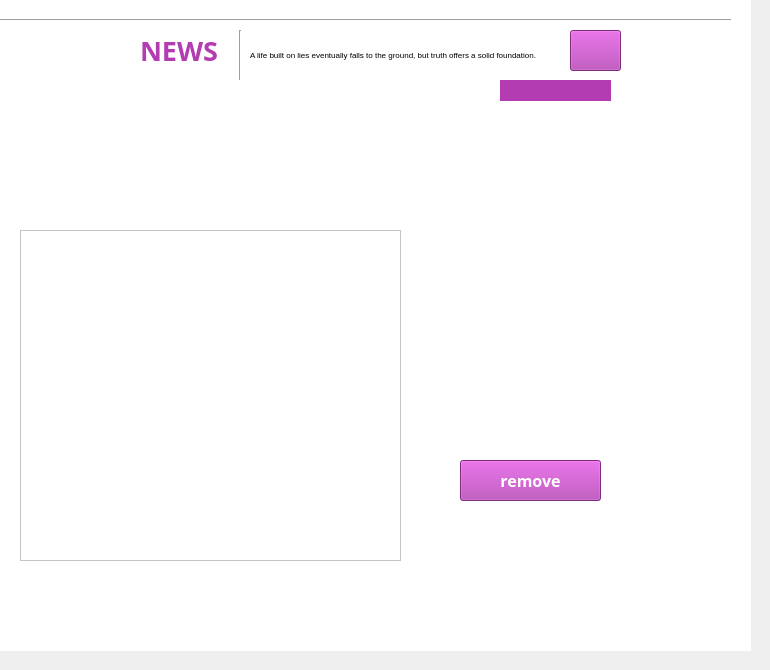
    <widget class="QWidget" name="page_4">
     <widget class="Line" name="line_6">
      <property name="geometry">
       <rect>
        <x>-30</x>
        <y>10</y>
        <width>761</width>
        <height>21</height>
       </rect>
      </property>
      <property name="orientation">
       <enum>Qt::Orientation::Horizontal</enum>
      </property>
     </widget>
     <widget class="QLabel" name="label_26">
      <property name="geometry">
       <rect>
        <x>10</x>
        <y>30</y>
        <width>121</width>
        <height>41</height>
       </rect>
      </property>
      <property name="font">
       <font>
        <family>Rockwell Extra Bold</family>
        <pointsize>20</pointsize>
        <bold>true</bold>
       </font>
      </property>
      <property name="styleSheet">
       <string notr="true">color: rgb(255, 255, 255);</string>
      </property>
      <property name="text">
       <string>WORLD</string>
      </property>
     </widget>
     <widget class="QLabel" name="label_27">
      <property name="geometry">
       <rect>
        <x>140</x>
        <y>30</y>
        <width>151</width>
        <height>41</height>
       </rect>
      </property>
      <property name="font">
       <font>
        <family>Rockwell Extra Bold</family>
        <pointsize>20</pointsize>
        <bold>true</bold>
       </font>
      </property>
      <property name="styleSheet">
       <string notr="true">color: rgb(179, 60, 179);</string>
      </property>
      <property name="text">
       <string>NEWS</string>
      </property>
     </widget>
     <widget class="Line" name="line_7">
      <property name="geometry">
       <rect>
        <x>230</x>
        <y>30</y>
        <width>20</width>
        <height>51</height>
       </rect>
      </property>
      <property name="orientation">
       <enum>Qt::Orientation::Vertical</enum>
      </property>
     </widget>
     <widget class="QLabel" name="label_28">
      <property name="geometry">
       <rect>
        <x>250</x>
        <y>45</y>
        <width>321</width>
        <height>20</height>
       </rect>
      </property>
      <property name="font">
       <font>
        <pointsize>6</pointsize>
       </font>
      </property>
      <property name="text">
       <string>A life built on lies eventually falls to the ground, but truth offers a solid foundation.</string>
      </property>
     </widget>
     <widget class="QPushButton" name="home_pic_2">
      <property name="geometry">
       <rect>
        <x>570</x>
        <y>30</y>
        <width>51</width>
        <height>41</height>
       </rect>
      </property>
      <property name="styleSheet">
       <string notr="true">background-color: rgb(179, 60, 179);</string>
      </property>
      <property name="text">
       <string/>
      </property>
     </widget>
     <widget class="QLabel" name="label_29">
      <property name="geometry">
       <rect>
        <x>-10</x>
        <y>80</y>
        <width>511</width>
        <height>20</height>
       </rect>
      </property>
      <property name="styleSheet">
       <string notr="true">background-color: rgb(255, 255, 255);</string>
      </property>
      <property name="text">
       <string/>
      </property>
     </widget>
     <widget class="QLabel" name="label_30">
      <property name="geometry">
       <rect>
        <x>500</x>
        <y>80</y>
        <width>111</width>
        <height>21</height>
       </rect>
      </property>
      <property name="styleSheet">
       <string notr="true">background-color: rgb(179, 60, 179);</string>
      </property>
      <property name="text">
       <string/>
      </property>
     </widget>
     <widget class="QPushButton" name="remove">
      <property name="geometry">
       <rect>
        <x>460</x>
        <y>460</y>
        <width>141</width>
        <height>41</height>
       </rect>
      </property>
      <property name="font">
       <font>
        <family>Rockwell Extra Bold</family>
        <pointsize>12</pointsize>
        <bold>true</bold>
       </font>
      </property>
      <property name="styleSheet">
       <string notr="true">background-color: rgb(179, 60, 179);
color: rgb(255, 255, 255);</string>
      </property>
      <property name="text">
       <string>remove</string>
      </property>
     </widget>
     <widget class="QLabel" name="label_34">
      <property name="geometry">
       <rect>
        <x>20</x>
        <y>190</y>
        <width>131</width>
        <height>31</height>
       </rect>
      </property>
      <property name="font">
       <font>
        <pointsize>18</pointsize>
       </font>
      </property>
      <property name="styleSheet">
       <string notr="true">color: rgb(255, 255, 255);</string>
      </property>
      <property name="text">
       <string>Description</string>
      </property>
     </widget>
     <widget class="QTextBrowser" name="textBrowser_2">
      <property name="geometry">
       <rect>
        <x>20</x>
        <y>230</y>
        <width>381</width>
        <height>331</height>
       </rect>
      </property>
      <property name="font">
       <font>
        <pointsize>16</pointsize>
       </font>
      </property>
      <property name="styleSheet">
       <string notr="true">background-color: rgb(255, 255, 255);
color: rgb(0, 0, 0);</string>
      </property>
      <property name="html">
       <string>&lt;!DOCTYPE HTML PUBLIC &quot;-//W3C//DTD HTML 4.0//EN&quot; &quot;http://www.w3.org/TR/REC-html40/strict.dtd&quot;&gt;
&lt;html&gt;&lt;head&gt;&lt;meta name=&quot;qrichtext&quot; content=&quot;1&quot; /&gt;&lt;meta charset=&quot;utf-8&quot; /&gt;&lt;style type=&quot;text/css&quot;&gt;
p, li { white-space: pre-wrap; }
hr { height: 1px; border-width: 0; }
li.unchecked::marker { content: &quot;\2610&quot;; }
li.checked::marker { content: &quot;\2612&quot;; }
&lt;/style&gt;&lt;/head&gt;&lt;body style=&quot; font-family:'Segoe UI'; font-size:16pt; font-weight:400; font-style:normal;&quot;&gt;
&lt;p style=&quot;-qt-paragraph-type:empty; margin-top:0px; margin-bottom:0px; margin-left:0px; margin-right:0px; -qt-block-indent:0; text-indent:0px; font-size:9pt;&quot;&gt;&lt;br /&gt;&lt;/p&gt;&lt;/body&gt;&lt;/html&gt;</string>
      </property>
     </widget>
     <widget class="QLabel" name="label_43">
      <property name="geometry">
       <rect>
        <x>0</x>
        <y>-10</y>
        <width>751</width>
        <height>661</height>
       </rect>
      </property>
      <property name="styleSheet">
       <string notr="true">background-color: rgb(255, 255, 255);</string>
      </property>
      <property name="text">
       <string/>
      </property>
     </widget>
     <zorder>label_43</zorder>
     <zorder>line_6</zorder>
     <zorder>label_26</zorder>
     <zorder>label_27</zorder>
     <zorder>line_7</zorder>
     <zorder>label_28</zorder>
     <zorder>home_pic_2</zorder>
     <zorder>label_29</zorder>
     <zorder>label_30</zorder>
     <zorder>remove</zorder>
     <zorder>label_34</zorder>
     <zorder>textBrowser_2</zorder>
    </widget>
